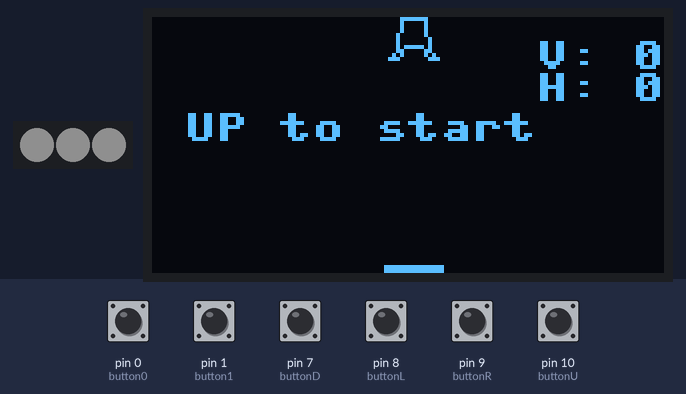
Recording of a program running on a simulated MicroPython board. Shown: 3 RGB LEDs in strip order, left to right, 128×64 one-colour display. The inputs (shaded band) are chosen by the test bench; at power-on: pin 0 (button0), pin 1 (button1), pin 7 (buttonD), pin 8 (buttonL), pin 9 (buttonR), pin 10 (buttonU) HIGH. Dim RGB values are drawn brighter than linear; random numbers come from a fixed seed; library files of the repository ran but are not shown: ssd1306.py; what the program prints to the serial console is not drawn.

Above: at 1.2 s.
1.3 s: pin 10 (buttonU) pulled LOW for 0.45 s
At 1.67 s:
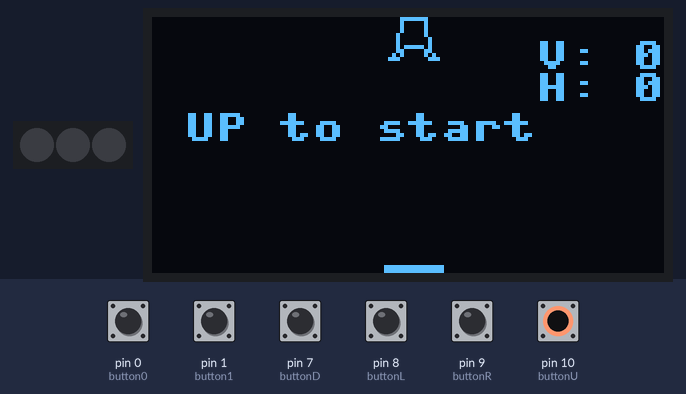
4.0 s: pin 0 (button0) pulled LOW for 0.45 s
At 5.3 s:
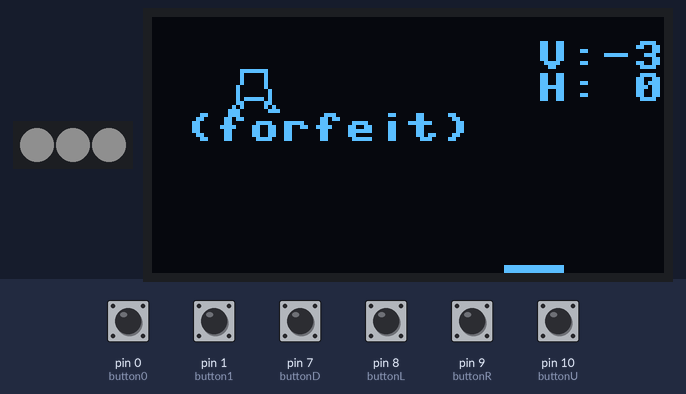
5.9 s: pin 10 (buttonU) pulled LOW for 1 s
At 6.35 s:
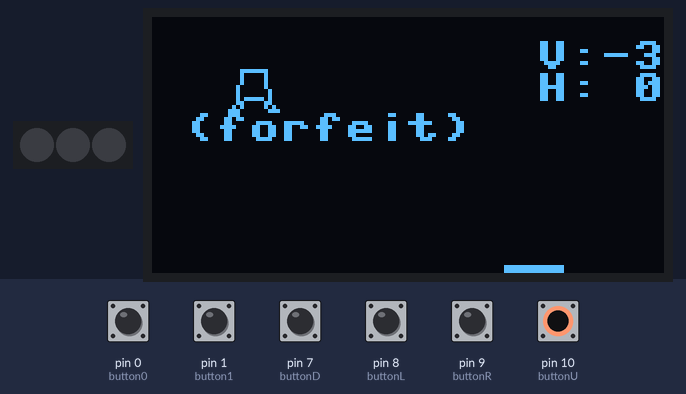
8.4 s: pin 7 (buttonD) pulled LOW for 0.45 s
At 8.86 s:
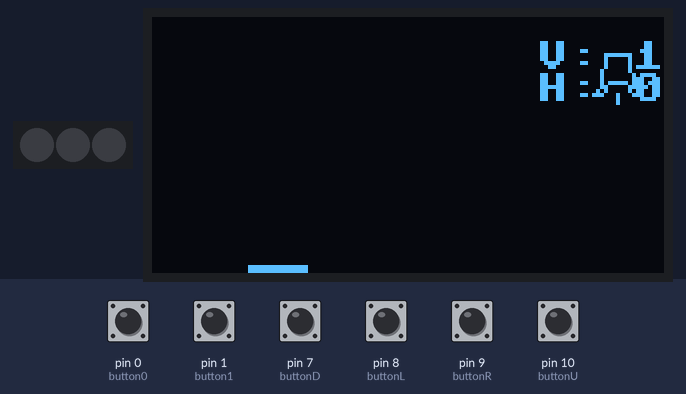
10.3 s: pin 8 (buttonL) pulled LOW for 0.45 s
At 13.5 s:
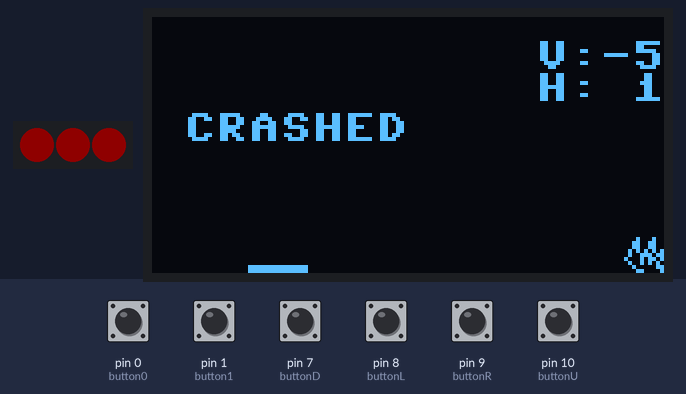
13.7 s: pin 10 (buttonU) pulled LOW for 0.45 s
At 13.9 s:
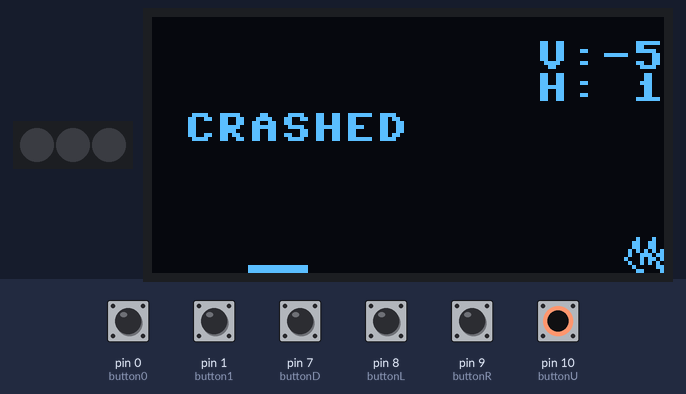
Timing chart, 0 to 16.6 s (numbered marks = the images above; inputs shaded):
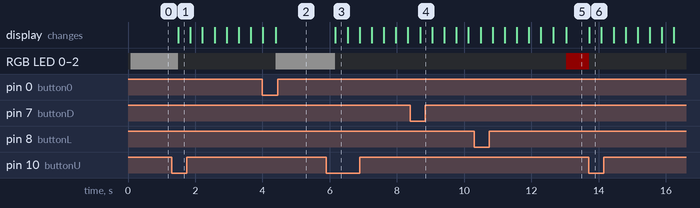

Measured:
- after the input at 1.3 s, RGB LED 0–2: RGB(15, 15, 15) → off after 0.20 s
- after the input at 5.9 s, RGB LED 0–2: RGB(15, 15, 15) → off after 0.27 s
- after the input at 13.7 s, RGB LED 0–2: RGB(15, 0, 0) → off at once

The program:

main.py
```python
import ssd1306,framebuf,array
from machine import Pin,I2C
from neopixel import NeoPixel
from random import randint
import time

button1=Pin(1,Pin.IN,Pin.PULL_UP)
button0=Pin(0,Pin.IN,Pin.PULL_UP)
buttonD=Pin(7,Pin.IN,Pin.PULL_UP)
buttonL=Pin(8,Pin.IN,Pin.PULL_UP)
buttonR=Pin(9,Pin.IN,Pin.PULL_UP)
buttonU=Pin(10,Pin.IN,Pin.PULL_UP)
np_pin = Pin(6)
np = NeoPixel(np_pin,3)
np[0]=np[1]= np[2]=(0,0,0)
np.write()
i2c0=I2C(0,scl=Pin(5),sda=Pin(4),freq=400000)
d=ssd1306.SSD1306_I2C(128,64,i2c0,0x3c)

delay=1.0/3.0
crash=win=quitting=playing=False
y_vel=x_vel=0.0
banner='UP to start'
sprite_id=1
cx=59.0;cy=0.0;tx=58;ty=62
jets=[False,False,False]

def render_pf():
    craft_v = array.array('B',[0,10, 2,8, 3,0, 9,0, 10,8, 12,10, 10,10, 8,7, 4,7, 2,10])
    crash_v = array.array('B',[0,5, 3,0, 4,6, 7,0, 6,6, 10,2, 8,7, 12,8, 6,9, 2,7])
    fbuf=framebuf.FrameBuffer(bytearray(16*64*1),128,64,framebuf.MONO_HMSB)
    fbuf.fill(0)
    if sprite_id==0:
        svg=crash_v
    else:
        svg=craft_v
    ix=int(cx); iy=int(cy)
    fbuf.poly(ix,iy,svg,1)
    if jets[0]:
        fbuf.vline(ix+6,iy+10,3,1)
    if jets[1]:
        fbuf.hline(ix-3,iy+5,3,1)
    if jets[2]:
        fbuf.hline(ix+13,iy+5,3,1)
    fbuf.rect(tx,ty,15,2,1)
    d.fill(0)
    d.blit(fbuf,0,0,0)
    # HUD
    d.text(banner,8,24)
    d.text('V:%2d'%(-y_vel),128-32,6)
    d.text('H:%2d'%(x_vel),128-32,14)
    d.show()

def attract():
    global playing
    # @@@ add neopixel blinkies?
    if crash:
        np[0]=np[1]=np[2]=(15,0,0)
    elif win:
        np[0]=np[1]=np[2]=(0,15,0)
    else:
        np[0]=np[1]=np[2]=(15,15,15)
    np.write()
    while not playing:
        if crash:
            sprite_id=0
        else:
            sprite_id=1
        render_pf()
        time.sleep(delay)
        if buttonU.value()==0:
            print('U: leaving attract')
            playing=True
    np[0]=np[1]= np[2]=(0,0,0)
    np.write()

def play():
    global playing,y_vel,x_vel,cx,cy,sprite_id,banner,jets,crash,win
    print('starting play')
    while playing:
        time.sleep(delay)
        if button1.value()==0 or button0.value()==0:
            print('1/0: forfeit')
            playing=False
        if buttonD.value()==0:
            print('D: down')
            y_vel -= 1.0 + 0.388326
            jets[0]=True
        if buttonL.value()==0:
            print('L: left')
            x_vel += 1.0
            jets[1]=True
        if buttonR.value()==0:
            print('R: right')
            x_vel -= 1.0
            jets[2]=True

        y_vel += 0.388326
        cy += y_vel; cx += x_vel
        if cy > 53:
            if y_vel >= 2.0:
                crash=True; playing=False
            elif tx-5 <= int(cx) <= tx+5:
                win=True; playing=False
            else:
                crash=True; playing=False
        sprite_id=1
        if win:
            banner='WINNER!'
        elif crash:
            banner='CRASHED'
            sprite_id=0
        elif not playing:
            banner='(forfeit)'
        else:
            banner=''
        render_pf()
        jets=[False,False,False]
    print('leaving play')

render_pf()

while not quitting:
    attract()
    if not quitting:
        cx=float(randint(2, 128-15)); cy=0
        tx=randint(64-48,64+48); ty=62
        y_vel=x_vel=0.0
        crash=win=False
        play()
```
